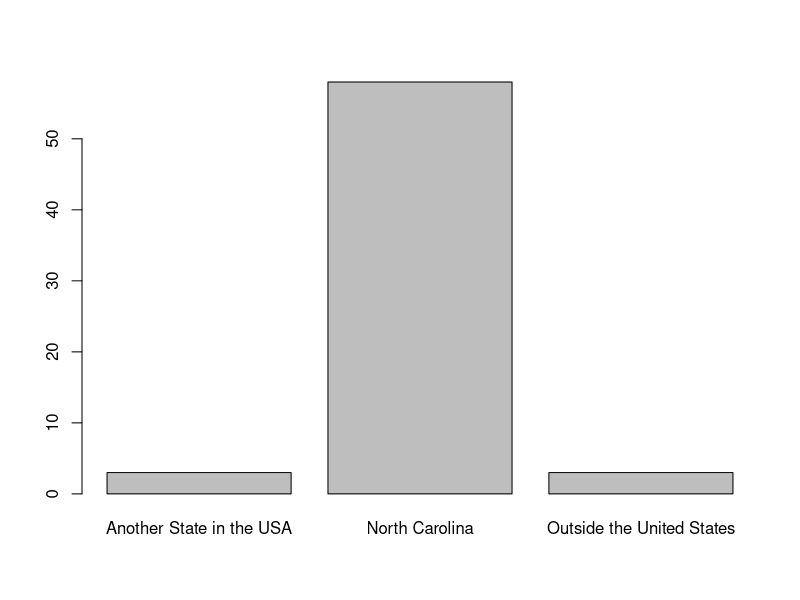
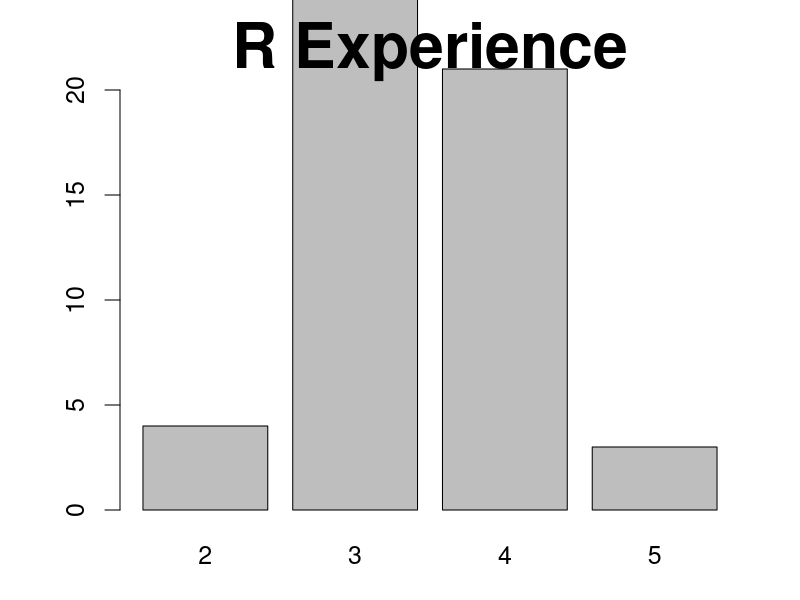
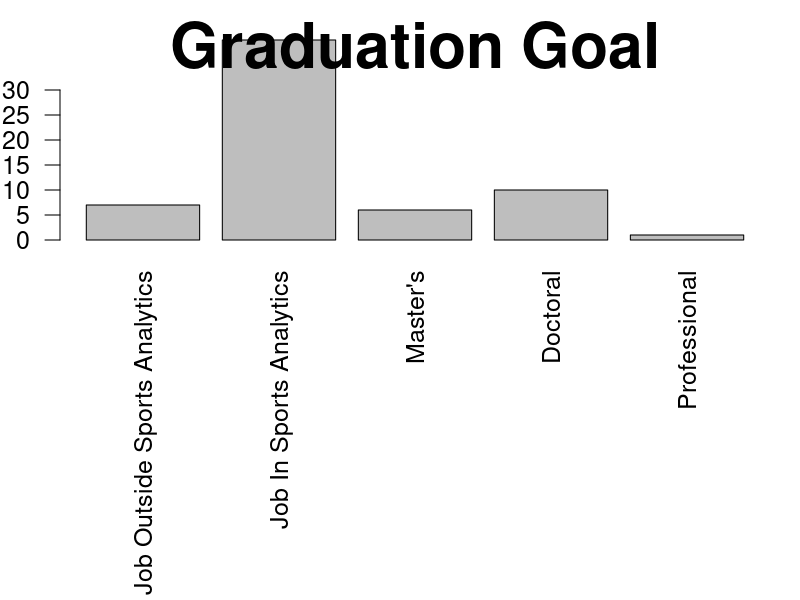

Recreate these plots in R, in order. (Note: this script raises an error after producing the figures.)
setwd("D:/Mario Documents/UNC/STOR 538/STOR538_WEBSITE/Slides/Sports Analytics 1")

library(tidyverse)
library(forcats)

DATA=read.csv("Sports Analytics Survey.csv")[,-(1:4)]
names(DATA)=c("Year","MajorMinor","Place","R Experience","Graduation","Watch","Participated","Other")

DATA2=separate(data=DATA,col=Watch,into=paste("Watch",1:24),sep=";")
DATA3=separate(data=DATA2,col=Participated,into=paste("Part",1:25),sep=";")

table(DATA3$Year)
barplot(table(DATA3$Place))

png('RExp.png',width=1200,height=800)
par(mar=c(3,4,3,2),cex=1.5,cex.main=2.5)
barplot(table(DATA3$`R Experience`),ylim=c(0,20),main="R Experience")
dev.off()

DATA4=DATA3 %>% mutate(Graduation=as.factor(Graduation)) 
levels(DATA4$Graduation)=c("Job Outside Sports Analytics","Job In Sports Analytics","Master's","Doctoral","Professional")

png('Graduation.png',width=1200,height=800)
par(mar=c(12,2,3,1),cex=1.5,cex.main=2.5)
barplot(table(DATA4$`Graduation`),las=2,ylim=c(0,30),main="Graduation Goal")
dev.off()

unique(sportswatched)

sportswatched =  na.omit(gather(data=DATA4,6:29,key="Watch",value="Sport")$Sport)
sportswatched2 = ifelse(sportswatched==unique(sportswatched)[7],"Arcade",sportswatched)
sportswatched3 = ifelse(sportswatched2==unique(sportswatched)[15],"Combat Sports",sportswatched2)
sportswatched4 = ifelse(sportswatched3==unique(sportswatched)[12],"Auto/Bike Racing",sportswatched3)
sportswatched5 = ifelse(sportswatched4==unique(sportswatched)[54],"Yard Games",sportswatched4)
sportswatched6 = ifelse(sportswatched5==unique(sportswatched)[22],"Board Games",sportswatched5)
sportswatched7 = ifelse(sportswatched6==unique(sportswatched)[4],"Air Sports",sportswatched6)


png('Watched.png',width=1200,height=800)
par(mar=c(14,2,3,1),cex=1.5,cex.main=2.5)
barplot(table(fct_reorder(as.factor(sportswatched7),sportswatched7,.fun=table)),las=2,ylim=c(0,42),main="Sports Watched")
dev.off()

unique(sportsplayed)

sportsplayed =  na.omit(gather(data=DATA4,30:54,key="Play",value="Sport")$Sport)
sportsplayed2 = ifelse(sportsplayed==unique(sportsplayed)[6],"Arcade",sportsplayed)
sportsplayed3 = ifelse(sportsplayed2==unique(sportsplayed)[7],"Competitive Board Games",sportsplayed2)
sportsplayed4 = ifelse(sportsplayed3==unique(sportsplayed)[26],"Combat Sports",sportsplayed3)
sportsplayed5 = ifelse(sportsplayed4==unique(sportsplayed)[32],"Yard Games",sportsplayed4)

png('Played.png',width=1200,height=800)
par(mar=c(14,2,3,1),cex=1.5,cex.main=2.5)
barplot(table(fct_reorder(as.factor(sportsplayed5),sportsplayed5,.fun=table)),las=2,ylim=c(0,35),main="Sports Played")
dev.off()

check=intersect(unique(sportswatched7),unique(sportsplayed5))
sportswatched8=na.omit(ifelse(sportswatched7 %in% check,sportswatched7,NA))
sportsplayed6=na.omit(ifelse(sportsplayed5 %in% check,sportsplayed5,NA))

png('Together.png',width=1400,height=700)
par(mar=c(12,2.2,1,1),cex=2)
barplot(table(sportswatched8),las=2,ylim=c(-40,40),col="red")
barplot(-table(sportsplayed6),las=2,ylim=c(-40,40),add=T,col="blue")
dev.off()


